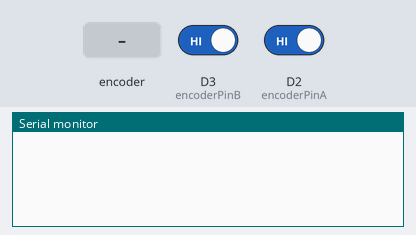
This sketch was run on a simulated ESP8266 (NodeMCU). Shown: the last lines printed to the serial monitor. Inputs (shaded band) come from the test bench; at power-on: D3 (encoderPinB) HIGH, D2 (encoderPinA) HIGH.

Above: at 1.2 s.
1.3 s: rotary encoder on D2 (encoderPinA) / D3 (encoderPinB) turned 1 step (first pin leading)
At 1.7 s:
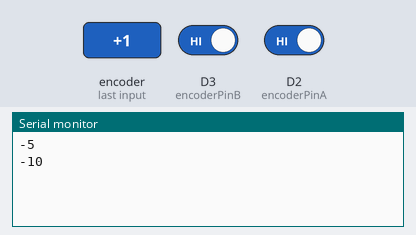
3.0 s: rotary encoder on D2 (encoderPinA) / D3 (encoderPinB) turned 1 step (first pin leading)
At 4.2 s:
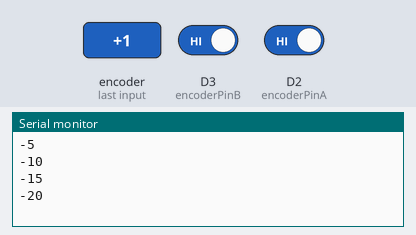
Timing chart, 0 to 6.0 s (numbered marks = the images above; inputs shaded):
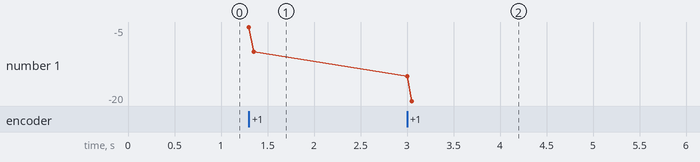

The sketch:

RotaryEncoder_Test.ino
```cpp
const int encoderPinA = D2;
const int encoderPinB = D3;

int lastStateA;
int counter = 0;

void setup()
{
  Serial.begin(9600);

  pinMode(encoderPinA, INPUT);
  pinMode(encoderPinB, INPUT);

  lastStateA = digitalRead(encoderPinA);
}

void loop()
{
  int stateA = digitalRead(encoderPinA);

  if (stateA != lastStateA)
  {
    if (digitalRead(encoderPinB) == stateA)
    {
      counter += 5; // Ändert den Wert in Fünferschritten nach rechts
    }
    else
    {
      counter -= 5; // Ändert den Wert in Fünferschritten nach links
    }

    Serial.println(counter);
    delay(20); // Entprellung und verkürzte Verzögerung
  }

  lastStateA = stateA;
}
```

Measured:
- after the input at 1.3 s, the serial monitor: prints a new line at once (image 1)
- after the input at 3.0 s, the serial monitor: prints a new line at once (image 2)
- plotted number 1: -10 → -20 after the input at 3.0 s
